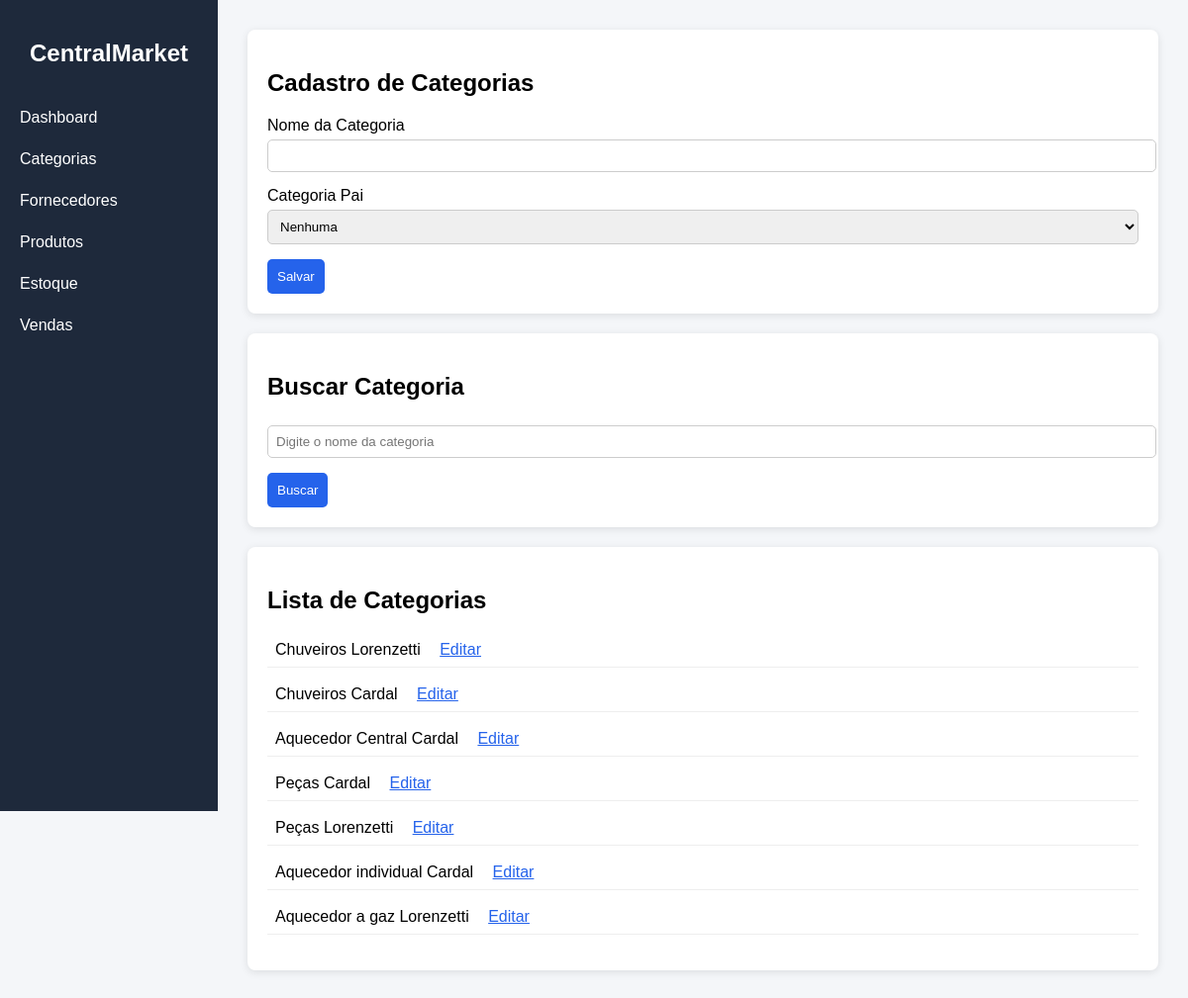
Before: /categorias with the older database file.
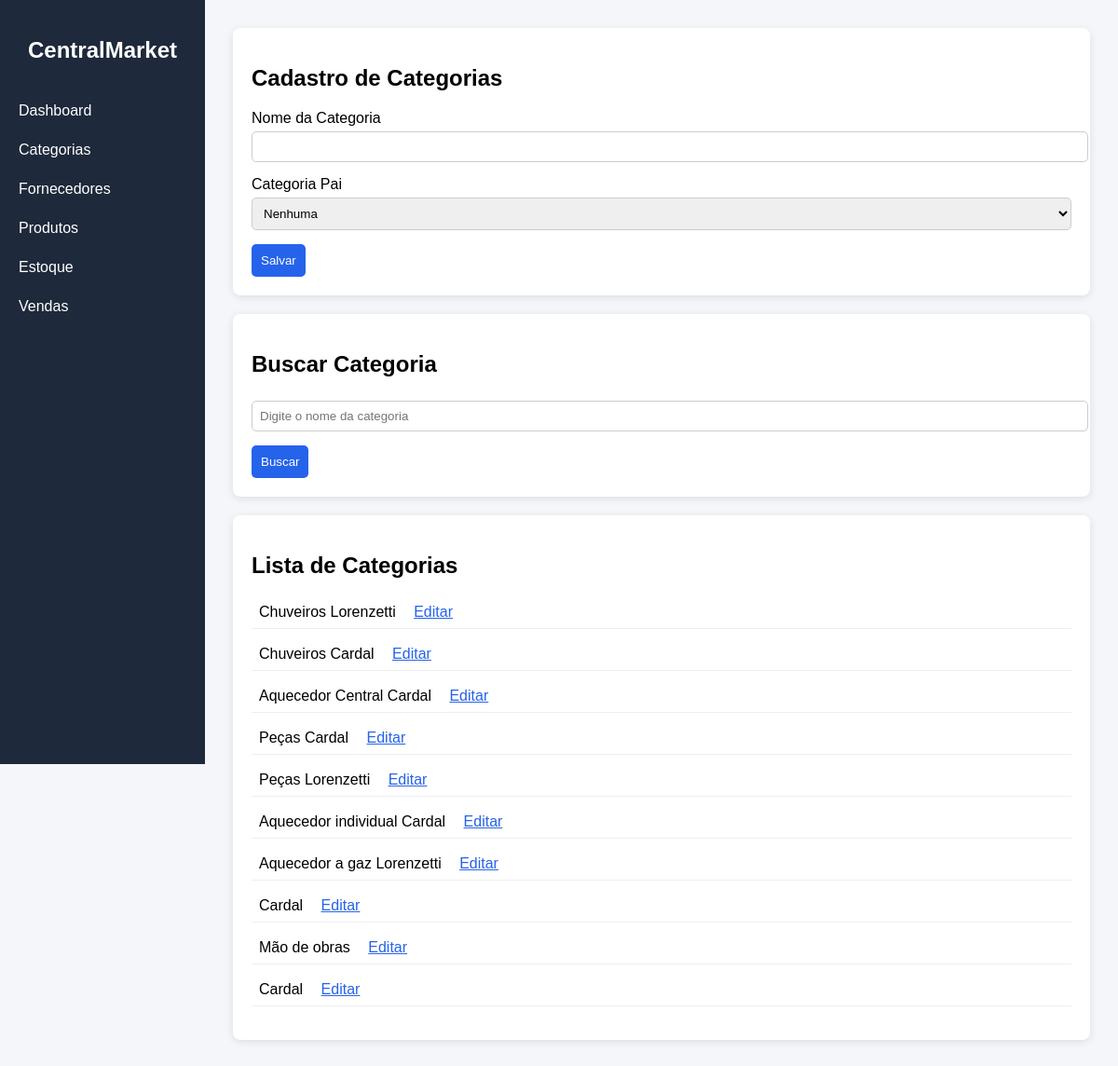
After: the same page with the newer database file.
### tables this page shows
CREATE TABLE categorias (
        id INTEGER PRIMARY KEY AUTOINCREMENT,
        nome TEXT NOT NULL,
        categoria_pai_id INTEGER,
        FOREIGN KEY (categoria_pai_id) REFERENCES categorias(id)
    );

### app.py (the view, shortened to what this page needs)
@app.route("/categorias", methods=["GET", "POST"])
def categorias():
    conn = get_db()
    cursor = conn.cursor()
    busca = request.args.get("busca", "").strip()
    if busca:
        cursor.execute(
            "SELECT * FROM categorias WHERE nome LIKE ?",
            ("%" + busca + "%",)
        )
    else:
        cursor.execute("SELECT * FROM categorias")
    categorias = cursor.fetchall()
    conn.close()
    return render_template("categorias.html", categorias=categorias)

### app.py (called while the page is built)
def get_db():
    conn = sqlite3.connect("database.db")
    conn.row_factory = sqlite3.Row
    return conn

### templates/categorias.html (shortened to what this page needs)
{% extends "base.html" %}
{% block content %}
<div class="card">
    <h2>Cadastro de Categorias</h2>
    <form method="POST">
        <label>Nome da Categoria</label>
        <input type="text" name="nome" required>
        <label>Categoria Pai</label>
        <select name="categoria_pai_id">
            <option value="">Nenhuma</option>
        </select>
        <button type="submit">Salvar</button>
    </form>
</div>
<div class="card">
    <h2>Buscar Categoria</h2>
    <form method="GET">
        <input type="text" name="busca" placeholder="Digite o nome da categoria">
        <button type="submit">Buscar</button>
    </form>
</div>
<div class="card">
    <h2>Lista de Categorias</h2>
<ul>
    {% for categoria in categorias %}
        <li style="margin-bottom: 10px;">
            {{ categoria.nome }}
            <a href="/editar_categoria/{{ categoria.id }}"
               style="margin-left: 15px; color: #2563eb;">
               Editar
            </a>
        </li>
    {% endfor %}
</ul>
</div>
{% endblock %}

Changed rows visible on the page:
added categorias: nome "Cardal"
added categorias: nome "Mão de obras"
added categorias: nome "Cardal"
